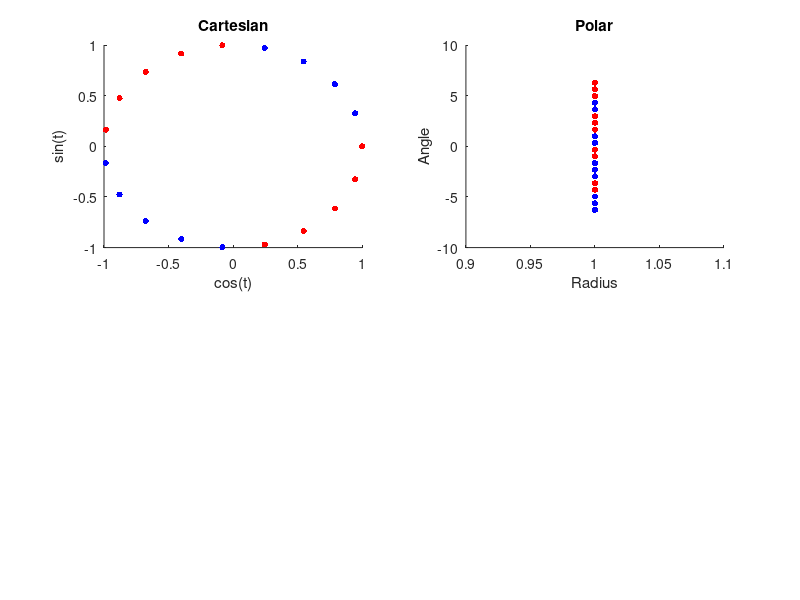

This figure's MATLAB source: (Note: this script raises an error after producing the figure.)
%% Script: NonLinear1
%
% Author: Elia Matsumoto
%
% Contact: elia.matsumoto@fgv.br
%
%% Reseting environment
rng('shuffle'); % Random seed
close all       % Close all figure
clear           % Clear workspace
clc             % Clear command window

%% Synthetic data: cartesian cordinates
t    = linspace(-2*pi,2*pi,20);
xc1  = cos(t)';
xc2  = sin(t)';
y    = double(xc1.*xc2 < 0);

%% Class
nt  = length(xc1);
c   = zeros(nt,3);
for i = 1:nt
    if y(i)
        c(i,:) = [1 0 0];
    else
        c(i,:) = [0 0 1];
    end
end

%% Plotting
subplot(2,2,1)
scatter(xc1,xc2,20,c,'filled')
title('Cartesian');
xlabel('cos(t)');
ylabel('sin(t)');

%% Polar coordinates
xp1 = ones(nt,1);
xp2 = t;
subplot(2,2,2)
scatter(xp1,xp2,20,c,'filled')
title('Polar');
xlabel('Radius');
ylabel('Angle');
h = gca;
h.XLim = [0 3];

%% 3D
subplot(2,2,3)
scatter3(xc1,xc2,y,20,c,'filled')
title('Cartesian');
xlabel('cos(t)');
ylabel('sin(t)');
zlabel('x1*x2');

%% 3D
subplot(2,2,4)
scatter3(xc1,xc2,y,20,c,'filled')
title('Cartesian');
xlabel('cos(t)');
ylabel('sin(t)');
zlabel('x1*x2');
h = gca;
h.View = [-32.6053 -0.5381];



